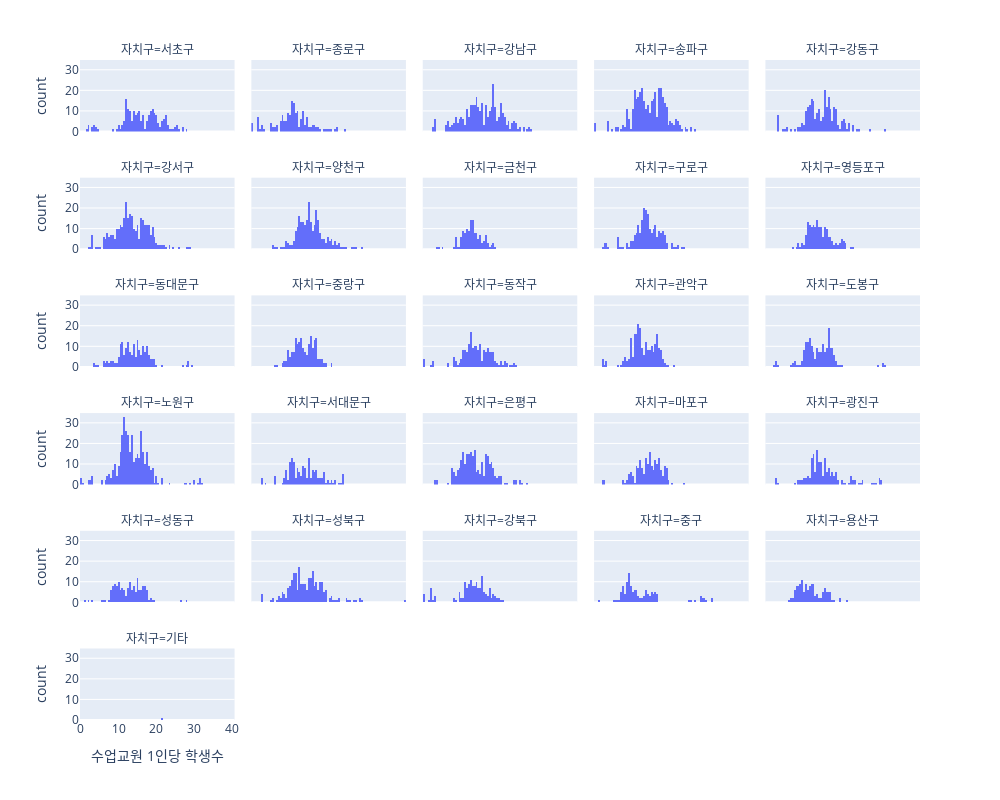

Here is the notebook cell this chart was saved with:
### Markdown cell above
`-` 해당 데이터는 지저분한 값들이 많아서 교원당 학생 수만 보면 될 것 같다.

### Code cell
df4.plot(x = "수업교원 1인당 학생수", facet_col = "자치구",
         facet_col_wrap = 5, width = 1000, height = 800, kind = "hist", backend = "plotly" )

### Figure 1 — Plotly figure (JSON) as saved in the notebook; plotly's stock layout.template omitted (floating-point values rounded to 4 significant figures; data arrays with more than 128 entries replaced by an {"elided": "..."} marker saying what was removed)
{"data": [{"alignmentgroup": "True", "bingroup": "x", "hovertemplate": "자치구=서초구<br>수업교원 1인당 학생수=%{x}<br>count=%{y}<extra></extra>", "legendgroup": "", "marker": {"color": "#636efa", "pattern": {"shape": ""}}, "name": "", "offsetgroup": "", "orientation": "v", "showlegend": false, "type": "histogram", "x": {"elided": "210 float values"}, "xaxis": "x26", "yaxis": "y26"}, {"alignmentgroup": "True", "bingroup": "x", "hovertemplate": "자치구=종로구<br>수업교원 1인당 학생수=%{x}<br>count=%{y}<extra></extra>", "legendgroup": "", "marker": {"color": "#636efa", "pattern": {"shape": ""}}, "name": "", "offsetgroup": "", "orientation": "v", "showlegend": false, "type": "histogram", "x": {"elided": "167 float values"}, "xaxis": "x27", "yaxis": "y27"}, {"alignmentgroup": "True", "bingroup": "x", "hovertemplate": "자치구=강남구<br>수업교원 1인당 학생수=%{x}<br>count=%{y}<extra></extra>", "legendgroup": "", "marker": {"color": "#636efa", "pattern": {"shape": ""}}, "name": "", "offsetgroup": "", "orientation": "v", "showlegend": false, "type": "histogram", "x": {"elided": "321 float values"}, "xaxis": "x28", "yaxis": "y28"}, {"alignmentgroup": "True", "bingroup": "x", "hovertemplate": "자치구=송파구<br>수업교원 1인당 학생수=%{x}<br>count=%{y}<extra></extra>", "legendgroup": "", "marker": {"color": "#636efa", "pattern": {"shape": ""}}, "name": "", "offsetgroup": "", "orientation": "v", "showlegend": false, "type": "histogram", "x": {"elided": "368 float values"}, "xaxis": "x29", "yaxis": "y29"}, {"alignmentgroup": "True", "bingroup": "x", "hovertemplate": "자치구=강동구<br>수업교원 1인당 학생수=%{x}<br>count=%{y}<extra></extra>", "legendgroup": "", "marker": {"color": "#636efa", "pattern": {"shape": ""}}, "name": "", "offsetgroup": "", "orientation": "v", "showlegend": false, "type": "histogram", "x": {"elided": "248 float values"}, "xaxis": "x30", "yaxis": "y30"}, {"alignmentgroup": "True", "bingroup": "x", "hovertemplate": "자치구=강서구<br>수업교원 1인당 학생수=%{x}<br>count=%{y}<extra></extra>", "legendgroup": "", "marker": {"color": "#636efa", "pattern": {"shape": ""}}, "name": "", "offsetgroup": "", "orientation": "v", "showlegend": false, "type": "histogram", "x": {"elided": "329 float values"}, "xaxis": "x21", "yaxis": "y21"}, {"alignmentgroup": "True", "bingroup": "x", "hovertemplate": "자치구=양천구<br>수업교원 1인당 학생수=%{x}<br>count=%{y}<extra></extra>", "legendgroup": "", "marker": {"color": "#636efa", "pattern": {"shape": ""}}, "name": "", "offsetgroup": "", "orientation": "v", "showlegend": false, "type": "histogram", "x": {"elided": "255 float values"}, "xaxis": "x22", "yaxis": "y22"}, {"alignmentgroup": "True", "bingroup": "x", "hovertemplate": "자치구=금천구<br>수업교원 1인당 학생수=%{x}<br>count=%{y}<extra></extra>", "legendgroup": "", "marker": {"color": "#636efa", "pattern": {"shape": ""}}, "name": "", "offsetgroup": "", "orientation": "v", "showlegend": false, "type": "histogram", "x": {"elided": "134 float values"}, "xaxis": "x23", "yaxis": "y23"}, {"alignmentgroup": "True", "bingroup": "x", "hovertemplate": "자치구=구로구<br>수업교원 1인당 학생수=%{x}<br>count=%{y}<extra></extra>", "legendgroup": "", "marker": {"color": "#636efa", "pattern": {"shape": ""}}, "name": "", "offsetgroup": "", "orientation": "v", "showlegend": false, "type": "histogram", "x": {"elided": "225 float values"}, "xaxis": "x24", "yaxis": "y24"}, {"alignmentgroup": "True", "bingroup": "x", "hovertemplate": "자치구=영등포구<br>수업교원 1인당 학생수=%{x}<br>count=%{y}<extra></extra>", "legendgroup": "", "marker": {"color": "#636efa", "pattern": {"shape": ""}}, "name": "", "offsetgroup": "", "orientation": "v", "showlegend": false, "type": "histogram", "x": {"elided": "180 float values"}, "xaxis": "x25", "yaxis": "y25"}, {"alignmentgroup": "True", "bingroup": "x", "hovertemplate": "자치구=동대문구<br>수업교원 1인당 학생수=%{x}<br>count=%{y}<extra></extra>", "legendgroup": "", "marker": {"color": "#636efa", "pattern": {"shape": ""}}, "name": "", "offsetgroup": "", "orientation": "v", "showlegend": false, "type": "histogram", "x": {"elided": "188 float values"}, "xaxis": "x16", "yaxis": "y16"}, {"alignmentgroup": "True", "bingroup": "x", "hovertemplate": "자치구=중랑구<br>수업교원 1인당 학생수=%{x}<br>count=%{y}<extra></extra>", "legendgroup": "", "marker": {"color": "#636efa", "pattern": {"shape": ""}}, "name": "", "offsetgroup": "", "orientation": "v", "showlegend": false, "type": "histogram", "x": {"elided": "190 float values"}, "xaxis": "x17", "yaxis": "y17"}, {"alignmentgroup": "True", "bingroup": "x", "hovertemplate": "자치구=동작구<br>수업교원 1인당 학생수=%{x}<br>count=%{y}<extra></extra>", "legendgroup": "", "marker": {"color": "#636efa", "pattern": {"shape": ""}}, "name": "", "offsetgroup": "", "orientation": "v", "showlegend": false, "type": "histogram", "x": {"elided": "192 float values"}, "xaxis": "x18", "yaxis": "y18"}, {"alignmentgroup": "True", "bingroup": "x", "hovertemplate": "자치구=관악구<br>수업교원 1인당 학생수=%{x}<br>count=%{y}<extra></extra>", "legendgroup": "", "marker": {"color": "#636efa", "pattern": {"shape": ""}}, "name": "", "offsetgroup": "", "orientation": "v", "showlegend": false, "type": "histogram", "x": {"elided": "229 float values"}, "xaxis": "x19", "yaxis": "y19"}, {"alignmentgroup": "True", "bingroup": "x", "hovertemplate": "자치구=도봉구<br>수업교원 1인당 학생수=%{x}<br>count=%{y}<extra></extra>", "legendgroup": "", "marker": {"color": "#636efa", "pattern": {"shape": ""}}, "name": "", "offsetgroup": "", "orientation": "v", "showlegend": false, "type": "histogram", "x": {"elided": "187 float values"}, "xaxis": "x20", "yaxis": "y20"}, {"alignmentgroup": "True", "bingroup": "x", "hovertemplate": "자치구=노원구<br>수업교원 1인당 학생수=%{x}<br>count=%{y}<extra></extra>", "legendgroup": "", "marker": {"color": "#636efa", "pattern": {"shape": ""}}, "name": "", "offsetgroup": "", "orientation": "v", "showlegend": false, "type": "histogram", "x": {"elided": "385 float values"}, "xaxis": "x11", "yaxis": "y11"}, {"alignmentgroup": "True", "bingroup": "x", "hovertemplate": "자치구=서대문구<br>수업교원 1인당 학생수=%{x}<br>count=%{y}<extra></extra>", "legendgroup": "", "marker": {"color": "#636efa", "pattern": {"shape": ""}}, "name": "", "offsetgroup": "", "orientation": "v", "showlegend": false, "type": "histogram", "x": {"elided": "164 float values"}, "xaxis": "x12", "yaxis": "y12"}, {"alignmentgroup": "True", "bingroup": "x", "hovertemplate": "자치구=은평구<br>수업교원 1인당 학생수=%{x}<br>count=%{y}<extra></extra>", "legendgroup": "", "marker": {"color": "#636efa", "pattern": {"shape": ""}}, "name": "", "offsetgroup": "", "orientation": "v", "showlegend": false, "type": "histogram", "x": {"elided": "269 float values"}, "xaxis": "x13", "yaxis": "y13"}, {"alignmentgroup": "True", "bingroup": "x", "hovertemplate": "자치구=마포구<br>수업교원 1인당 학생수=%{x}<br>count=%{y}<extra></extra>", "legendgroup": "", "marker": {"color": "#636efa", "pattern": {"shape": ""}}, "name": "", "offsetgroup": "", "orientation": "v", "showlegend": false, "type": "histogram", "x": {"elided": "189 float values"}, "xaxis": "x14", "yaxis": "y14"}, {"alignmentgroup": "True", "bingroup": "x", "hovertemplate": "자치구=광진구<br>수업교원 1인당 학생수=%{x}<br>count=%{y}<extra></extra>", "legendgroup": "", "marker": {"color": "#636efa", "pattern": {"shape": ""}}, "name": "", "offsetgroup": "", "orientation": "v", "showlegend": false, "type": "histogram", "x": {"elided": "175 float values"}, "xaxis": "x15", "yaxis": "y15"}, {"alignmentgroup": "True", "bingroup": "x", "hovertemplate": "자치구=성동구<br>수업교원 1인당 학생수=%{x}<br>count=%{y}<extra></extra>", "legendgroup": "", "marker": {"color": "#636efa", "pattern": {"shape": ""}}, "name": "", "offsetgroup": "", "orientation": "v", "showlegend": false, "type": "histogram", "x": {"elided": "159 float values"}, "xaxis": "x6", "yaxis": "y6"}, {"alignmentgroup": "True", "bingroup": "x", "hovertemplate": "자치구=성북구<br>수업교원 1인당 학생수=%{x}<br>count=%{y}<extra></extra>", "legendgroup": "", "marker": {"color": "#636efa", "pattern": {"shape": ""}}, "name": "", "offsetgroup": "", "orientation": "v", "showlegend": false, "type": "histogram", "x": {"elided": "248 float values"}, "xaxis": "x7", "yaxis": "y7"}, {"alignmentgroup": "True", "bingroup": "x", "hovertemplate": "자치구=강북구<br>수업교원 1인당 학생수=%{x}<br>count=%{y}<extra></extra>", "legendgroup": "", "marker": {"color": "#636efa", "pattern": {"shape": ""}}, "name": "", "offsetgroup": "", "orientation": "v", "showlegend": false, "type": "histogram", "x": {"elided": "152 float values"}, "xaxis": "x8", "yaxis": "y8"}, {"alignmentgroup": "True", "bingroup": "x", "hovertemplate": "자치구=중구<br>수업교원 1인당 학생수=%{x}<br>count=%{y}<extra></extra>", "legendgroup": "", "marker": {"color": "#636efa", "pattern": {"shape": ""}}, "name": "", "offsetgroup": "", "orientation": "v", "showlegend": false, "type": "histogram", "x": [28.7, 25.7, 12.6, 12.4, 16.1, 14.9, 13.4, 14.2, 12.1, 16.4, 30.8, 15.9, 8.4, 10.7, 9.2, 10.5, 8.9, 8.1, 8.1, 7.5, 9.7, 15.7, 10.5, 11.1, 9, 8.6, 9.6, 10.8, 9.3, 10.6, 10.1, 24.9, 1.2, 31.1, 26.7, 13.4, 12.8, 16.3, 15.4, 13.6, 13.9, 12.2, 15.4, 29.7, 16.7, 8.1, 8.7, 10.2, 10.3, 9, 7.6, 7.5, 7, 9.3, 15.8, 9.8, 9.6, 8.7, 7.1, 8.8, 9.9, 7.4, 9.1, 9.2, 28.8, 27.8, 13.5, 13.5, 16.3, 14.6, 14.7, 14.7, 11.4, 16.1, 27.8, 14.9, 4.8, 11.3, 8.5, 10.6, 9.4, 8.2, 6.6, 7.6, 9.9, 13.7, 9.7, 9.1, 8.6, 5.4, 8.4, 9.1, 7.3, 8.8, 8.7, 29.1, 27.8, 13, 11.7, 15.8, 15.1, 15, 14, 10.9, 15, 28.6, 15.7, 12.8, 9.5, 11.1, 9.2, 7, 7.3, 7.2, 11.1, 14.2, 11, 8.9, 8.4, 5.8, 7.5, 9.1, 6.9, 8.8, 8.4], "xaxis": "x9", "yaxis": "y9"}, {"alignmentgroup": "True", "bingroup": "x", "hovertemplate": "자치구=용산구<br>수업교원 1인당 학생수=%{x}<br>count=%{y}<extra></extra>", "legendgroup": "", "marker": {"color": "#636efa", "pattern": {"shape": ""}}, "name": "", "offsetgroup": "", "orientation": "v", "showlegend": false, "type": "histogram", "x": {"elided": "136 float values"}, "xaxis": "x10", "yaxis": "y10"}, {"alignmentgroup": "True", "bingroup": "x", "hovertemplate": "자치구=기타<br>수업교원 1인당 학생수=%{x}<br>count=%{y}<extra></extra>", "legendgroup": "", "marker": {"color": "#636efa", "pattern": {"shape": ""}}, "name": "", "offsetgroup": "", "orientation": "v", "showlegend": false, "type": "histogram", "x": [21.6], "xaxis": "x", "yaxis": "y"}], "layout": {"annotations": [{"font": {}, "showarrow": false, "text": "자치구=기타", "x": 0.092, "xanchor": "center", "xref": "paper", "y": 0.1083, "yanchor": "bottom", "yref": "paper"}, {"font": {}, "showarrow": false, "text": "자치구=성동구", "x": 0.092, "xanchor": "center", "xref": "paper", "y": 0.2867, "yanchor": "bottom", "yref": "paper"}, {"font": {}, "showarrow": false, "text": "자치구=성북구", "x": 0.296, "xanchor": "center", "xref": "paper", "y": 0.2867, "yanchor": "bottom", "yref": "paper"}, {"font": {}, "showarrow": false, "text": "자치구=강북구", "x": 0.5, "xanchor": "center", "xref": "paper", "y": 0.2867, "yanchor": "bottom", "yref": "paper"}, {"font": {}, "showarrow": false, "text": "자치구=중구", "x": 0.704, "xanchor": "center", "xref": "paper", "y": 0.2867, "yanchor": "bottom", "yref": "paper"}, {"font": {}, "showarrow": false, "text": "자치구=용산구", "x": 0.908, "xanchor": "center", "xref": "paper", "y": 0.2867, "yanchor": "bottom", "yref": "paper"}, {"font": {}, "showarrow": false, "text": "자치구=노원구", "x": 0.092, "xanchor": "center", "xref": "paper", "y": 0.465, "yanchor": "bottom", "yref": "paper"}, {"font": {}, "showarrow": false, "text": "자치구=서대문구", "x": 0.296, "xanchor": "center", "xref": "paper", "y": 0.465, "yanchor": "bottom", "yref": "paper"}, {"font": {}, "showarrow": false, "text": "자치구=은평구", "x": 0.5, "xanchor": "center", "xref": "paper", "y": 0.465, "yanchor": "bottom", "yref": "paper"}, {"font": {}, "showarrow": false, "text": "자치구=마포구", "x": 0.704, "xanchor": "center", "xref": "paper", "y": 0.465, "yanchor": "bottom", "yref": "paper"}, {"font": {}, "showarrow": false, "text": "자치구=광진구", "x": 0.908, "xanchor": "center", "xref": "paper", "y": 0.465, "yanchor": "bottom", "yref": "paper"}, {"font": {}, "showarrow": false, "text": "자치구=동대문구", "x": 0.092, "xanchor": "center", "xref": "paper", "y": 0.6433, "yanchor": "bottom", "yref": "paper"}, {"font": {}, "showarrow": false, "text": "자치구=중랑구", "x": 0.296, "xanchor": "center", "xref": "paper", "y": 0.6433, "yanchor": "bottom", "yref": "paper"}, {"font": {}, "showarrow": false, "text": "자치구=동작구", "x": 0.5, "xanchor": "center", "xref": "paper", "y": 0.6433, "yanchor": "bottom", "yref": "paper"}, {"font": {}, "showarrow": false, "text": "자치구=관악구", "x": 0.704, "xanchor": "center", "xref": "paper", "y": 0.6433, "yanchor": "bottom", "yref": "paper"}, {"font": {}, "showarrow": false, "text": "자치구=도봉구", "x": 0.908, "xanchor": "center", "xref": "paper", "y": 0.6433, "yanchor": "bottom", "yref": "paper"}, {"font": {}, "showarrow": false, "text": "자치구=강서구", "x": 0.092, "xanchor": "center", "xref": "paper", "y": 0.8217, "yanchor": "bottom", "yref": "paper"}, {"font": {}, "showarrow": false, "text": "자치구=양천구", "x": 0.296, "xanchor": "center", "xref": "paper", "y": 0.8217, "yanchor": "bottom", "yref": "paper"}, {"font": {}, "showarrow": false, "text": "자치구=금천구", "x": 0.5, "xanchor": "center", "xref": "paper", "y": 0.8217, "yanchor": "bottom", "yref": "paper"}, {"font": {}, "showarrow": false, "text": "자치구=구로구", "x": 0.704, "xanchor": "center", "xref": "paper", "y": 0.8217, "yanchor": "bottom", "yref": "paper"}, {"font": {}, "showarrow": false, "text": "자치구=영등포구", "x": 0.908, "xanchor": "center", "xref": "paper", "y": 0.8217, "yanchor": "bottom", "yref": "paper"}, {"font": {}, "showarrow": false, "text": "자치구=서초구", "x": 0.092, "xanchor": "center", "xref": "paper", "y": 1.0, "yanchor": "bottom", "yref": "paper"}, {"font": {}, "showarrow": false, "text": "자치구=종로구", "x": 0.296, "xanchor": "center", "xref": "paper", "y": 1.0, "yanchor": "bottom", "yref": "paper"}, {"font": {}, "showarrow": false, "text": "자치구=강남구", "x": 0.5, "xanchor": "center", "xref": "paper", "y": 1.0, "yanchor": "bottom", "yref": "paper"}, {"font": {}, "showarrow": false, "text": "자치구=송파구", "x": 0.704, "xanchor": "center", "xref": "paper", "y": 1.0, "yanchor": "bottom", "yref": "paper"}, {"font": {}, "showarrow": false, "text": "자치구=강동구", "x": 0.908, "xanchor": "center", "xref": "paper", "y": 1.0, "yanchor": "bottom", "yref": "paper"}], "barmode": "relative", "height": 800, "legend": {"tracegroupgap": 0}, "margin": {"t": 60}, "width": 1000, "xaxis": {"anchor": "y", "autorange": true, "domain": [0, 0.184], "range": [-0.25, 40.75], "title": {"text": "수업교원 1인당 학생수"}, "type": "linear"}, "xaxis10": {"anchor": "y10", "autorange": true, "domain": [0.816, 1], "matches": "x", "range": [-0.25, 40.75], "showticklabels": false, "type": "linear"}, "xaxis11": {"anchor": "y11", "autorange": true, "domain": [0, 0.184], "matches": "x", "range": [-0.25, 40.75], "showticklabels": false, "type": "linear"}, "xaxis12": {"anchor": "y12", "autorange": true, "domain": [0.204, 0.388], "matches": "x", "range": [-0.25, 40.75], "showticklabels": false, "type": "linear"}, "xaxis13": {"anchor": "y13", "autorange": true, "domain": [0.408, 0.592], "matches": "x", "range": [-0.25, 40.75], "showticklabels": false, "type": "linear"}, "xaxis14": {"anchor": "y14", "autorange": true, "domain": [0.612, 0.796], "matches": "x", "range": [-0.25, 40.75], "showticklabels": false, "type": "linear"}, "xaxis15": {"anchor": "y15", "autorange": true, "domain": [0.816, 1], "matches": "x", "range": [-0.25, 40.75], "showticklabels": false, "type": "linear"}, "xaxis16": {"anchor": "y16", "autorange": true, "domain": [0, 0.184], "matches": "x", "range": [-0.25, 40.75], "showticklabels": false, "type": "linear"}, "xaxis17": {"anchor": "y17", "autorange": true, "domain": [0.204, 0.388], "matches": "x", "range": [-0.25, 40.75], "showticklabels": false, "type": "linear"}, "xaxis18": {"anchor": "y18", "autorange": true, "domain": [0.408, 0.592], "matches": "x", "range": [-0.25, 40.75], "showticklabels": false, "type": "linear"}, "xaxis19": {"anchor": "y19", "autorange": true, "domain": [0.612, 0.796], "matches": "x", "range": [-0.25, 40.75], "showticklabels": false, "type": "linear"}, "xaxis2": {"anchor": "y2", "domain": [0.204, 0.388], "matches": "x", "title": {"text": "수업교원 1인당 학생수"}}, "xaxis20": {"anchor": "y20", "autorange": true, "domain": [0.816, 1], "matches": "x", "range": [-0.25, 40.75], "showticklabels": false, "type": "linear"}, "xaxis21": {"anchor": "y21", "autorange": true, "domain": [0, 0.184], "matches": "x", "range": [-0.25, 40.75], "showticklabels": false, "type": "linear"}, "xaxis22": {"anchor": "y22", "autorange": true, "domain": [0.204, 0.388], "matches": "x", "range": [-0.25, 40.75], "showticklabels": false, "type": "linear"}, "xaxis23": {"anchor": "y23", "autorange": true, "domain": [0.408, 0.592], "matches": "x", "range": [-0.25, 40.75], "showticklabels": false, "type": "linear"}, "xaxis24": {"anchor": "y24", "autorange": true, "domain": [0.612, 0.796], "matches": "x", "range": [-0.25, 40.75], "showticklabels": false, "type": "linear"}, "xaxis25": {"anchor": "y25", "autorange": true, "domain": [0.816, 1], "matches": "x", "range": [-0.25, 40.75], "showticklabels": false, "type": "linear"}, "xaxis26": {"anchor": "y26", "autorange": true, "domain": [0, 0.184], "matches": "x", "range": [-0.25, 40.75], "showticklabels": false, "type": "linear"}, "xaxis27": {"anchor": "y27", "autorange": true, "domain": [0.204, 0.388], "matches": "x", "range": [-0.25, 40.75], "showticklabels": false, "type": "linear"}, "xaxis28": {"anchor": "y28", "autorange": true, "domain": [0.408, 0.592], "matches": "x", "range": [-0.25, 40.75], "showticklabels": false, "type": "linear"}, "xaxis29": {"anchor": "y29", "autorange": true, "domain": [0.612, 0.796], "matches": "x", "range": [-0.25, 40.75], "showticklabels": false, "type": "linear"}, "xaxis3": {"anchor": "y3", "domain": [0.408, 0.592], "matches": "x", "title": {"text": "수업교원 1인당 학생수"}}, "xaxis30": {"anchor": "y30", "autorange": true, "domain": [0.816, 1], "matches": "x", "range": [-0.25, 40.75], "showticklabels": false, "type": "linear"}, "xaxis4": {"anchor": "y4", "domain": [0.612, 0.796], "matches": "x", "title": {"text": "수업교원 1인당 학생수"}}, "xaxis5": {"anchor": "y5", "domain": [0.816, 1], "matches": "x", "title": {"text": "수업교원 1인당 학생수"}}, "xaxis6": {"anchor": "y6", "autorange": true, "domain": [0, 0.184], "matches": "x", "range": [-0.25, 40.75], "showticklabels": false, "type": "linear"}, "xaxis7": {"anchor": "y7", "autorange": true, "domain": [0.204, 0.388], "matches": "x", "range": [-0.25, 40.75], "showticklabels": false, "type": "linear"}, "xaxis8": {"anchor": "y8", "autorange": true, "domain": [0.408, 0.592], "matches": "x", "range": [-0.25, 40.75], "showticklabels": false, "type": "linear"}, "xaxis9": {"anchor": "y9", "autorange": true, "domain": [0.612, 0.796], "matches": "x", "range": [-0.25, 40.75], "showticklabels": false, "type": "linear"}, "yaxis": {"anchor": "x", "autorange": true, "domain": [0, 0.1083], "range": [0, 34.74], "title": {"text": "count"}}, "yaxis10": {"anchor": "x10", "autorange": true, "domain": [0.1783, 0.2867], "matches": "y", "range": [0, 34.74], "showticklabels": false}, "yaxis11": {"anchor": "x11", "autorange": true, "domain": [0.3567, 0.465], "matches": "y", "range": [0, 34.74], "title": {"text": "count"}}, "yaxis12": {"anchor": "x12", "autorange": true, "domain": [0.3567, 0.465], "matches": "y", "range": [0, 34.74], "showticklabels": false}, "yaxis13": {"anchor": "x13", "autorange": true, "domain": [0.3567, 0.465], "matches": "y", "range": [0, 34.74], "showticklabels": false}, "yaxis14": {"anchor": "x14", "autorange": true, "domain": [0.3567, 0.465], "matches": "y", "range": [0, 34.74], "showticklabels": false}, "yaxis15": {"anchor": "x15", "autorange": true, "domain": [0.3567, 0.465], "matches": "y", "range": [0, 34.74], "showticklabels": false}, "yaxis16": {"anchor": "x16", "autorange": true, "domain": [0.535, 0.6433], "matches": "y", "range": [0, 34.74], "title": {"text": "count"}}, "yaxis17": {"anchor": "x17", "autorange": true, "domain": [0.535, 0.6433], "matches": "y", "range": [0, 34.74], "showticklabels": false}, "yaxis18": {"anchor": "x18", "autorange": true, "domain": [0.535, 0.6433], "matches": "y", "range": [0, 34.74], "showticklabels": false}, "yaxis19": {"anchor": "x19", "autorange": true, "domain": [0.535, 0.6433], "matches": "y", "range": [0, 34.74], "showticklabels": false}, "yaxis2": {"anchor": "x2", "domain": [0, 0.1083], "matches": "y", "showticklabels": false}, "yaxis20": {"anchor": "x20", "autorange": true, "domain": [0.535, 0.6433], "matches": "y", "range": [0, 34.74], "showticklabels": false}, "yaxis21": {"anchor": "x21", "autorange": true, "domain": [0.7133, 0.8217], "matches": "y", "range": [0, 34.74], "title": {"text": "count"}}, "yaxis22": {"anchor": "x22", "autorange": true, "domain": [0.7133, 0.8217], "matches": "y", "range": [0, 34.74], "showticklabels": false}, "yaxis23": {"anchor": "x23", "autorange": true, "domain": [0.7133, 0.8217], "matches": "y", "range": [0, 34.74], "showticklabels": false}, "yaxis24": {"anchor": "x24", "autorange": true, "domain": [0.7133, 0.8217], "matches": "y", "range": [0, 34.74], "showticklabels": false}, "yaxis25": {"anchor": "x25", "autorange": true, "domain": [0.7133, 0.8217], "matches": "y", "range": [0, 34.74], "showticklabels": false}, "yaxis26": {"anchor": "x26", "autorange": true, "domain": [0.8917, 1.0], "matches": "y", "range": [0, 34.74], "title": {"text": "count"}}, "yaxis27": {"anchor": "x27", "autorange": true, "domain": [0.8917, 1.0], "matches": "y", "range": [0, 34.74], "showticklabels": false}, "yaxis28": {"anchor": "x28", "autorange": true, "domain": [0.8917, 1.0], "matches": "y", "range": [0, 34.74], "showticklabels": false}, "yaxis29": {"anchor": "x29", "autorange": true, "domain": [0.8917, 1.0], "matches": "y", "range": [0, 34.74], "showticklabels": false}, "yaxis3": {"anchor": "x3", "domain": [0, 0.1083], "matches": "y", "showticklabels": false}, "yaxis30": {"anchor": "x30", "autorange": true, "domain": [0.8917, 1.0], "matches": "y", "range": [0, 34.74], "showticklabels": false}, "yaxis4": {"anchor": "x4", "domain": [0, 0.1083], "matches": "y", "showticklabels": false}, "yaxis5": {"anchor": "x5", "domain": [0, 0.1083], "matches": "y", "showticklabels": false}, "yaxis6": {"anchor": "x6", "autorange": true, "domain": [0.1783, 0.2867], "matches": "y", "range": [0, 34.74], "title": {"text": "count"}}, "yaxis7": {"anchor": "x7", "autorange": true, "domain": [0.1783, 0.2867], "matches": "y", "range": [0, 34.74], "showticklabels": false}, "yaxis8": {"anchor": "x8", "autorange": true, "domain": [0.1783, 0.2867], "matches": "y", "range": [0, 34.74], "showticklabels": false}, "yaxis9": {"anchor": "x9", "autorange": true, "domain": [0.1783, 0.2867], "matches": "y", "range": [0, 34.74], "showticklabels": false}}}
